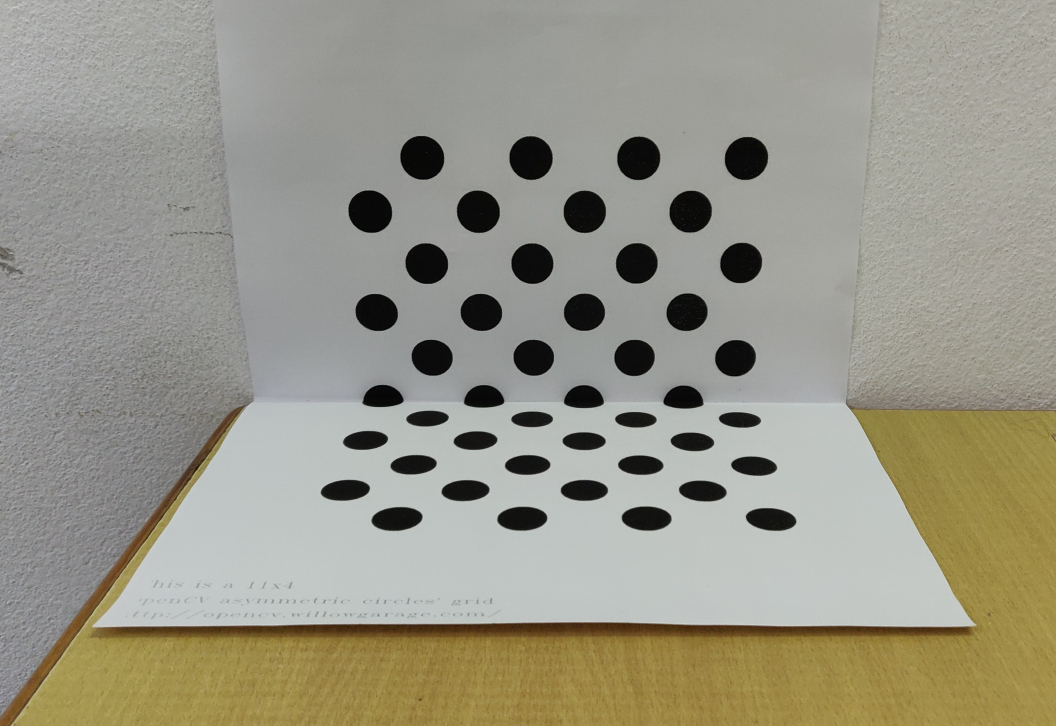
#> input picture Data/DLT.jpg, 3168 x 2176 px, found by its file name (shown at 1/3 size)
$ python DLT_own_data.py
#> lines starting #> are read from the running program, lines starting #| are printed output that depends on the picture
import cv2
import matplotlib.pyplot as plt
import numpy as np
from glob import glob
import math
import random


### Finding Projection Matrix using DLT
def projection_matrix_estimation(img_pts, world_pts):
    n = world_pts.shape[0]
    A =  np.zeros((2*n,12))
    for i in range(n):
        A[i*2,0:4] = -1 * world_pts[i,:]
        A[i*2,8:12] = img_pts[i,0]*world_pts[i,:]
        A[i*2+1,4:8] = -1 * world_pts[i,:]
        A[i*2+1,8:12] = img_pts[i,1]*world_pts[i,:]

    U, D, V = np.linalg.svd(A)
    P = V[11,:]
    P = (np.reshape(P,(3,4)))
    ### P is the projection matrix
    P = P/P[2,3]
    return P


### QR Decomposition
def DLT_algorithm(P):
    temp = np.linalg.inv(P[0:3,0:3])
    R,K = np.linalg.qr(temp)
    R = np.linalg.inv(R)
    K = np.linalg.inv(K)
    K = K/K[2,2]
    T = -1*np.matmul(temp,P[:,3])
    return R,K,T

### Reprojection Error for RANSAC
def reprojection_error(P,I_pts,W_pts):
    param = 10
    inliers = 0
    n = I_pts.shape[0]
    for i in range(n):
        projected_points = np.matmul(P,np.transpose(W_pts[i,:]))
        projected_points = projected_points/projected_points[2]
        error = np.abs(projected_points[0] - I_pts[i,0]) + np.abs(projected_points[1] - I_pts[i,1])
        if (error < param):
            inliers = inliers + 1
    return inliers

### RANSAC Algorithm
def RANSAC(img_points,world_points):
    N = 2000
    n = img_points.shape[0]
    I_pts = np.zeros((6,3))
    W_pts = np.zeros((6,4))
    I_rep = np.zeros((n-6,3))
    W_rep = np.zeros((n-6,4))
    current_best_inliers = 0
    best_projection_matrix = []
    for i in range(N):
        p = 0
        q = 0
        l  = random.sample(range(n),6)
        for j in range(n):
            if j in l:
                I_pts[q,:] = img_points[j,:]
                W_pts[q,:] = world_points[j,:]
                q = q + 1
            else:
                I_rep[p,:] = img_points[j,:]
                W_rep[p,:] = world_points[j,:]
                p = p + 1
        if (((np.sum(W_pts,axis=1))[1] == 0) or ((np.sum(W_pts,axis=1))[2] == 0)):
            continue
        P = projection_matrix_estimation(I_pts, W_pts)
        inl = reprojection_error(P,I_rep,W_rep)
        if (inl > current_best_inliers):
            best_projection_matrix =  P.copy()
            current_best_inliers = inl
            # print(current_best_inliers)
    return best_projection_matrix

### Main Code starts here
### Reading Image
I = cv2.imread('Own_data/DLT.jpg')
#> I is the input picture: shape (2176, 3168, 3); mean B, G, R 136.2, 150.6, 152.9
plt.imshow(I)
plt.title('Original Image')
plt.show()

### Manually defining Image Points
I_pts  = [[1261,474],[1587,474],[1911,474],[2239,474],[1274,788],[1593,788],[1906,788],[2220,788],
		[1289,1075],[1600,1075],[1901,1075],[2206,1075],[1280,1251],[1593,1251],[1904,1257],[2218,1257],
		[1240,1389],[1581,1389],[1920,1389],[2261,1394],[1189,1553],[1567,1551],[1938,1551],[2315,1555]]
I_pts = np.asarray(I_pts)

### Defining World Points
X = [15,10,5,0,15,10,5,0,15,10,5,0,15,10,5,0,15,10,5,0,15,10,5,0]
Y = [12.5,12.5,12.5,12.5,7.5,7.5,7.5,7.5,2.5,2.5,2.5,2.5,0,0,0,0,0,0,0,0,0,0,0,0]
Z = [0,0,0,0,0,0,0,0,0,0,0,0,2.5,2.5,2.5,2.5,7.5,7.5,7.5,7.5,12.5,12.5,12.5,12.5]
n = len(I_pts)
I1 = I.copy()
for pt in I_pts:
    I1[pt[1]-5:pt[1]+5,pt[0]-5:pt[0]+5] = [255,0,0]
plt.imshow(I1)
plt.title('Original Image with marked Original Points')
plt.show()

world_pts = []
image_pts = np.zeros((n,3))

for i in range(n):
    image_pts[i,0:2] = I_pts[i,:]
    image_pts[i,2] = 1
    world_pts.append([X[i],Y[i],Z[i],1])

image_pts = np.asarray(image_pts)
world_pts = np.asarray(world_pts)

### Estimating Projection Matrix with all the points
P = projection_matrix_estimation(image_pts,world_pts)
print('Projection Matrix is given as :')
print(P)

### Finding Reprojected Points
projections = np.zeros((image_pts.shape[0],3))
for i in range(image_pts.shape[0]):
    projections[i,:] = np.matmul(P,np.transpose(world_pts[i,:]))
    projections[i,:] =  projections[i,:]/projections[i,2]
ppp = []
for aa in projections:
    ppp.append([int(aa[0]),int(aa[1])])


### Plotting the reconstructed and original points
reprojected_image = I.copy()
for pt in I_pts:
    reprojected_image[pt[1]-5:pt[1]+5,pt[0]-5:pt[0]+5,:] = [0,0,255]
for pt in ppp:
    reprojected_image[pt[1]-5:pt[1]+5,pt[0]-5:pt[0]+5,:] = [255,0,0]

plt.imshow(reprojected_image)
plt.title('DLT        Blue: Original Points        Red: Reprojected Points')
plt.show()


R,K,T = DLT_algorithm(P)
print('Camera Matirx is :')
print(K)
print('Rotation Matrix is :')
print(R)
print('Projection Center is:')
print(T)


### Estimating P Matrix with RANSAC Algorithm
P_best = RANSAC(image_pts,world_pts)
print('Projection Matrix after RANSAC is:')
print(P_best)
R_best,K_best,T_best = DLT_algorithm(P_best)
print('Camera Matirx is :')
print(K_best)
print('Rotation Matrix is :')
print(R_best)
print('Projection Center is:')
print(T_best)


### Finding Reprojected Points
projections = np.zeros((image_pts.shape[0],3))
for i in range(image_pts.shape[0]):
    projections[i,:] = np.matmul(P_best,np.transpose(world_pts[i,:]))
    projections[i,:] =  projections[i,:]/projections[i,2]
ppp = []
for aa in projections:
    ppp.append([int(aa[0]),int(aa[1])])


### Plotting the reconstructed and original points
reprojected_image = I.copy()
for pt in I_pts:
    reprojected_image[pt[1]-5:pt[1]+5,pt[0]-5:pt[0]+5,:] = [0,0,255]
for pt in ppp:
    reprojected_image[pt[1]-5:pt[1]+5,pt[0]-5:pt[0]+5,:] = [255,0,0]

plt.imshow(reprojected_image)
plt.title('RANSAC DLT      Blue: Original Points        Red: Reprojected Points')
plt.show()

### Plotting the Wireframe on the grid
wireframe = I.copy()
plt.imshow(wireframe)


idx = [3,7,11,15,19,23]
q = 0
for i in range(n-1):
    if i == idx[q]:
        q = q + 1
        continue
    plt.plot([ppp[i][0],ppp[i+1][0]],[ppp[i][1],ppp[i+1][1]],'go-')

for i in range(4):
	i1 = i
	j =  i + 4
	while(j < 24):
		plt.plot([ppp[i1][0],ppp[j][0]],[ppp[i1][1],ppp[j][1]],'go-')
		i1 = j
		j = j + 4
plt.title('Wireframe on reprojected points')
plt.show()
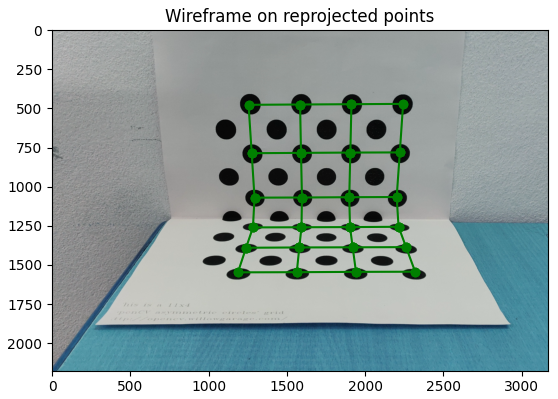
#> figure drawn by matplotlib, 1 panel; B, G, R data is drawn as R, G, B
### Finding Radial Distortions
I_gray =cv2.cvtColor(I,cv2.COLOR_BGR2GRAY)
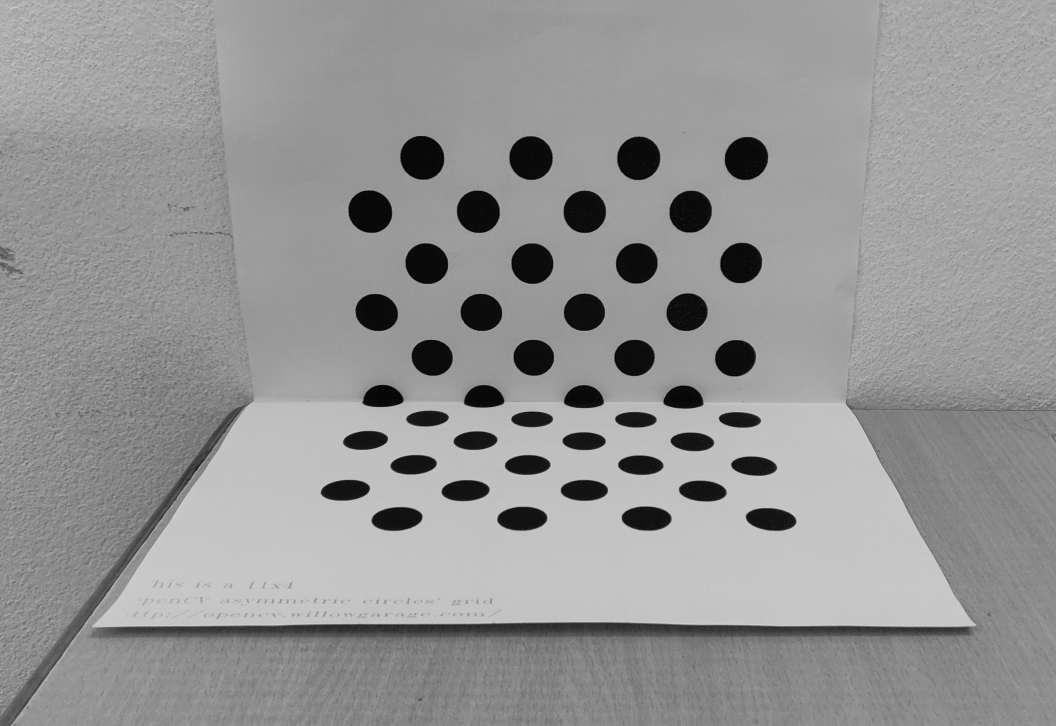
#> I_gray: shape (2176, 3168) (shown at 1/3 size); min 0, max 221, mean 149.7
temp = [[-1,0,0],[0,-1,0],[0,0,1]]
K_positive = np.matmul(K_best,temp)
K_positive[0,1] = 0

world_pts1 = world_pts[:,:3]
image_pts1 = image_pts[:,:2]
world_pts1 = world_pts1.astype('float32')
image_pts1 = image_pts1.astype('float32')
ret, K_temp, dist, rvecs, tvecs = cv2.calibrateCamera([world_pts1],[image_pts1],I_gray.shape[::-1],K_positive,None,None,flags = (cv2.CALIB_USE_INTRINSIC_GUESS))
#> ret = 4.55; rvecs = ([0.373, 0.0881, -0.0135],); tvecs = ([-13.16, -1.42, -56.45],)

h, w = I.shape[:2]
#> h = 2176; w = 3168
newcameramtx, roi=cv2.getOptimalNewCameraMatrix(K_temp,dist,(w,h),1,(w,h))
#> roi = (359, 652, 2039, 934)

print('Distortion Parameters are:')
print(dist)
#| [[ 1.19254059e+00 -1.35344091e+01 -7.01637493e-03 -7.16151683e-02
#|    6.15724931e+01]]
I_undistort = cv2.undistort(I,K_temp,dist,None,newcameramtx)
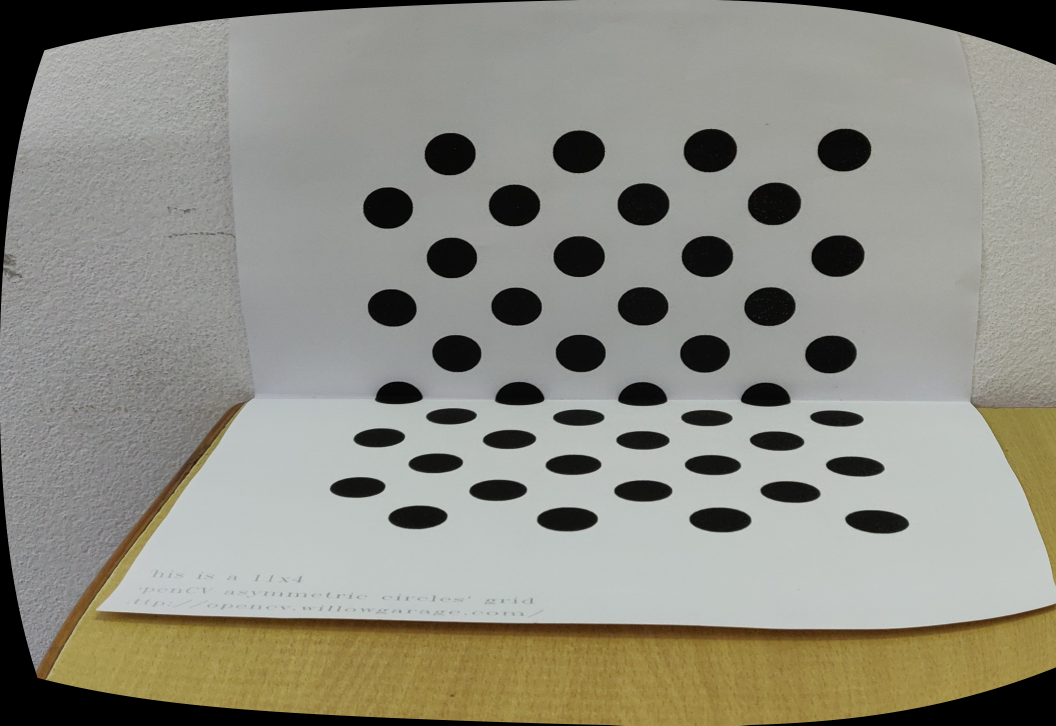
#> I_undistort: shape (2176, 3168, 3) (shown at 1/3 size); mean B, G, R 131.3, 141.9, 143
plt.subplot(1,2,1)
plt.imshow(I)
plt.title('Original Image')
plt.subplot(1,2,2)
plt.imshow(I_undistort)
plt.title('Undistorted Image')
plt.show()
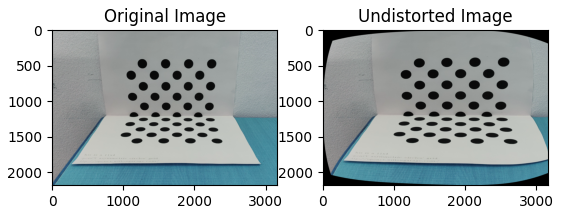
#> figure drawn by matplotlib, 2 panels; B, G, R data is drawn as R, G, B

$ run again, with Data/1.jpg copied over Data/DLT.jpg
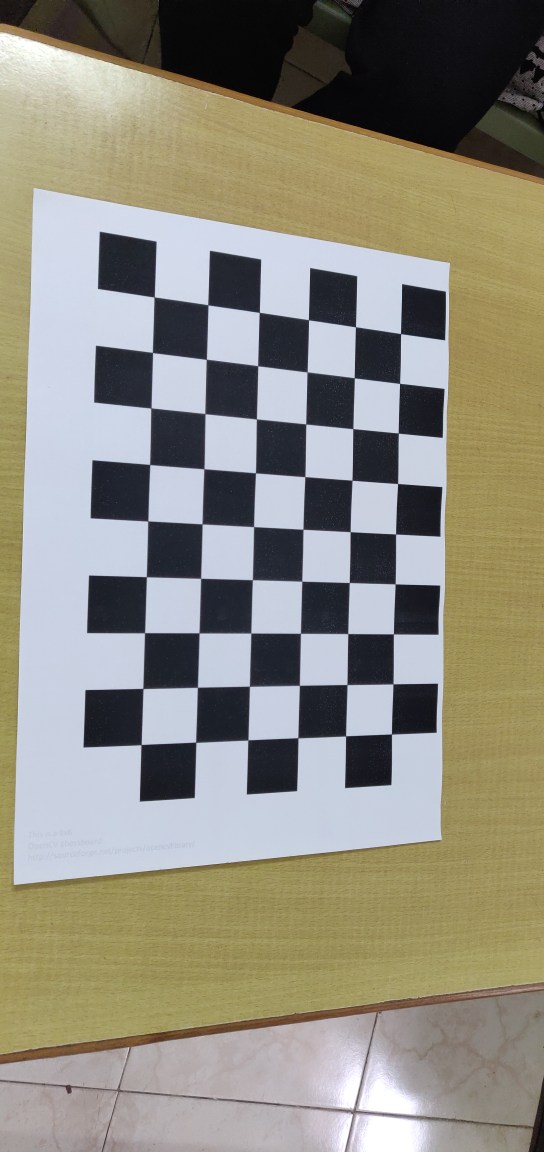
#> input picture Data/1.jpg, 2176 x 4608 px, found by its file name (shown at 1/4 size)
#> I is the input picture: shape (4608, 2176, 3); mean B, G, R 126.9, 140.3, 143.4
#| [[ 1.19254059e+00 -1.35344091e+01 -7.01637493e-03 -7.16151683e-02
#|    6.15724931e+01]]
#> `I_undistort = cv2.undistort(I,K_temp,dist,None,newcameramtx)`:
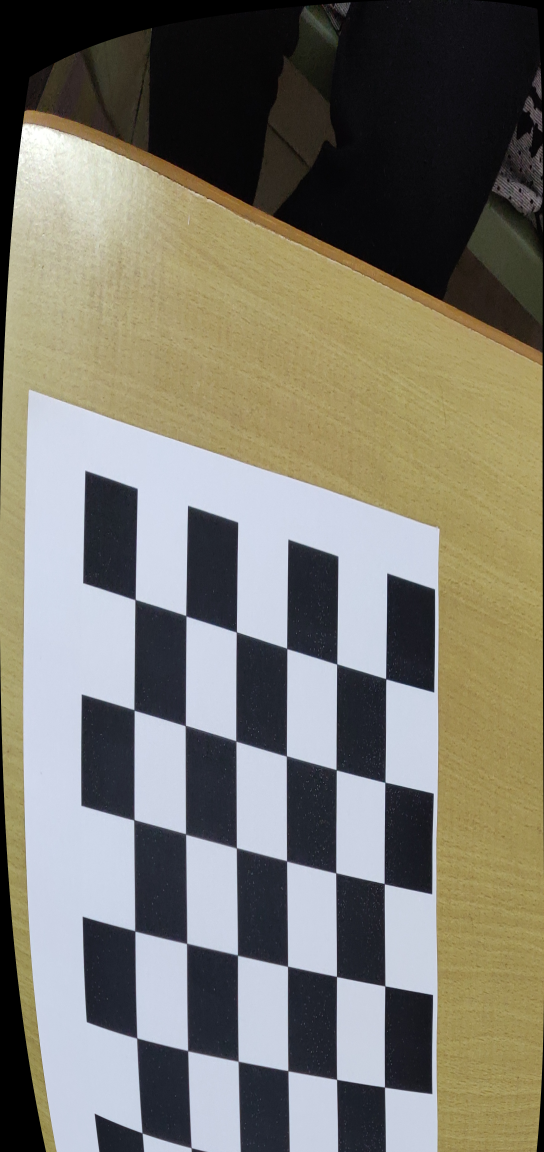
#> I_undistort: shape (4608, 2176, 3) (shown at 1/4 size); mean B, G, R 110.9, 121.9, 124.5
#> `plt.show()`:
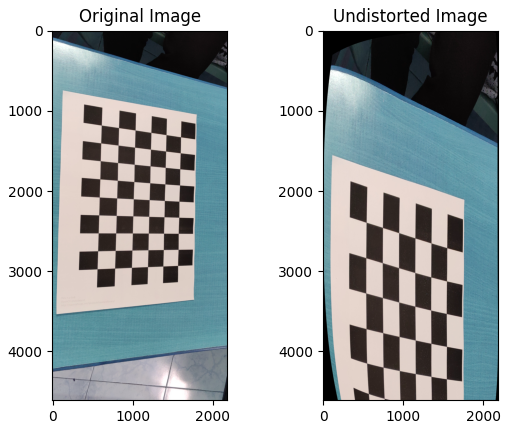
#> figure drawn by matplotlib, 2 panels; B, G, R data is drawn as R, G, B

$ run again, with Data/2.jpg copied over Data/DLT.jpg
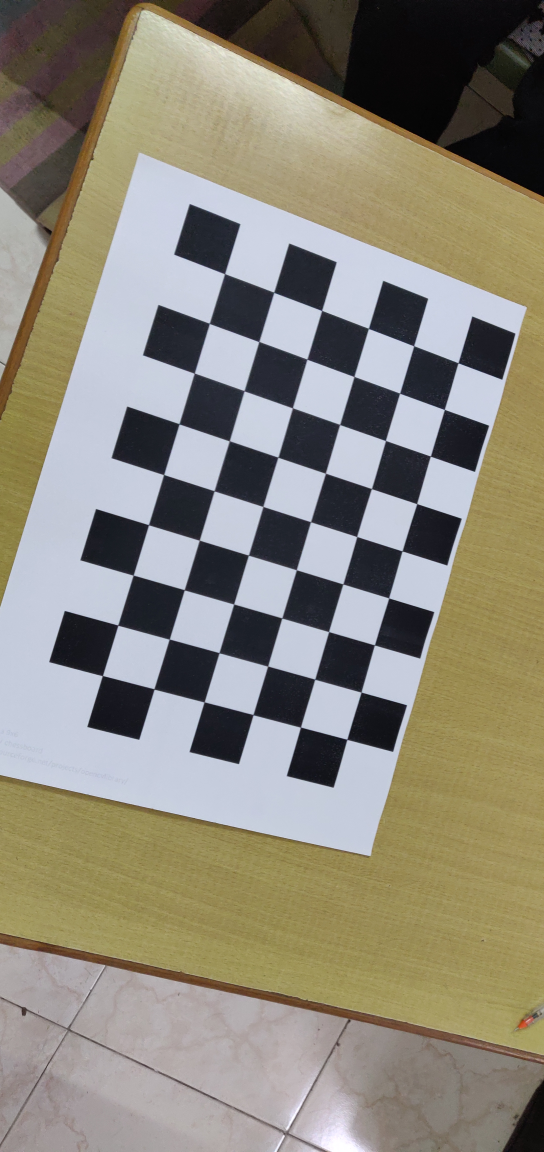
#> input picture Data/2.jpg, 2176 x 4608 px, found by its file name (shown at 1/4 size)
#> I is the input picture: shape (4608, 2176, 3); mean B, G, R 122, 135.6, 140.3
#| [[ 1.19254059e+00 -1.35344091e+01 -7.01637493e-03 -7.16151683e-02
#|    6.15724931e+01]]
#> `I_undistort = cv2.undistort(I,K_temp,dist,None,newcameramtx)`:
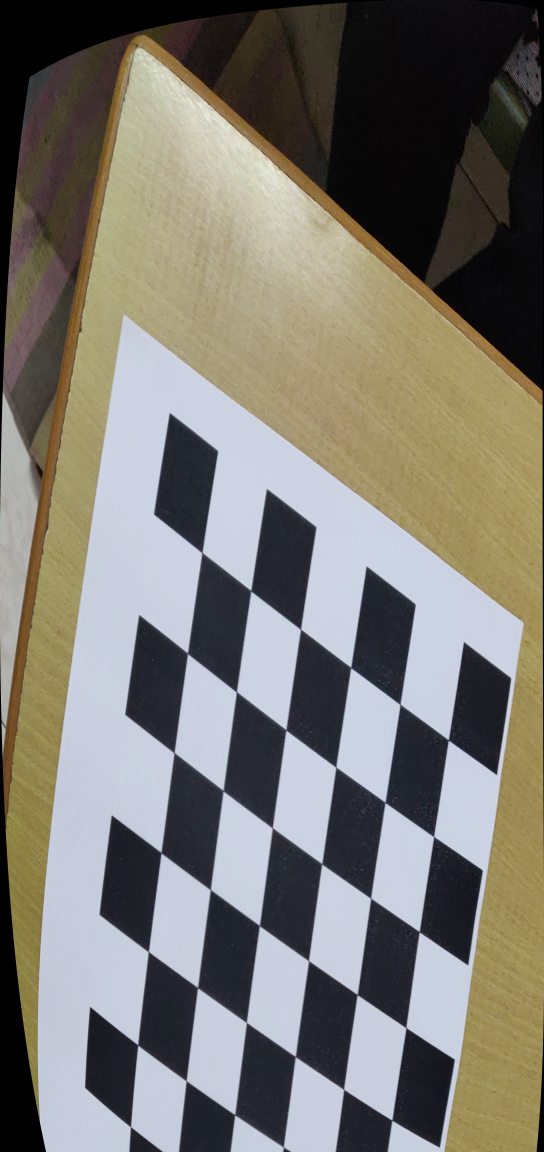
#> I_undistort: shape (4608, 2176, 3) (shown at 1/4 size); mean B, G, R 113.5, 121.1, 123.9
#> `plt.show()`:
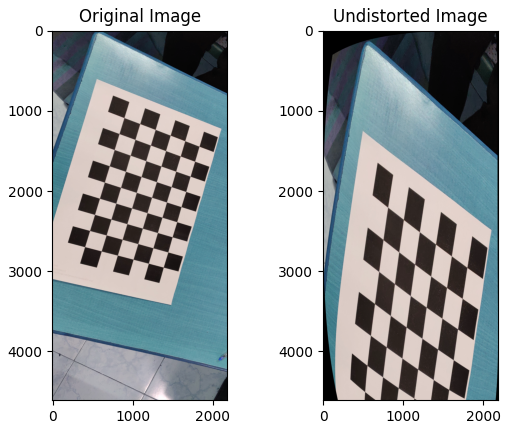
#> figure drawn by matplotlib, 2 panels; B, G, R data is drawn as R, G, B

$ run again, with Data/3.jpg copied over Data/DLT.jpg
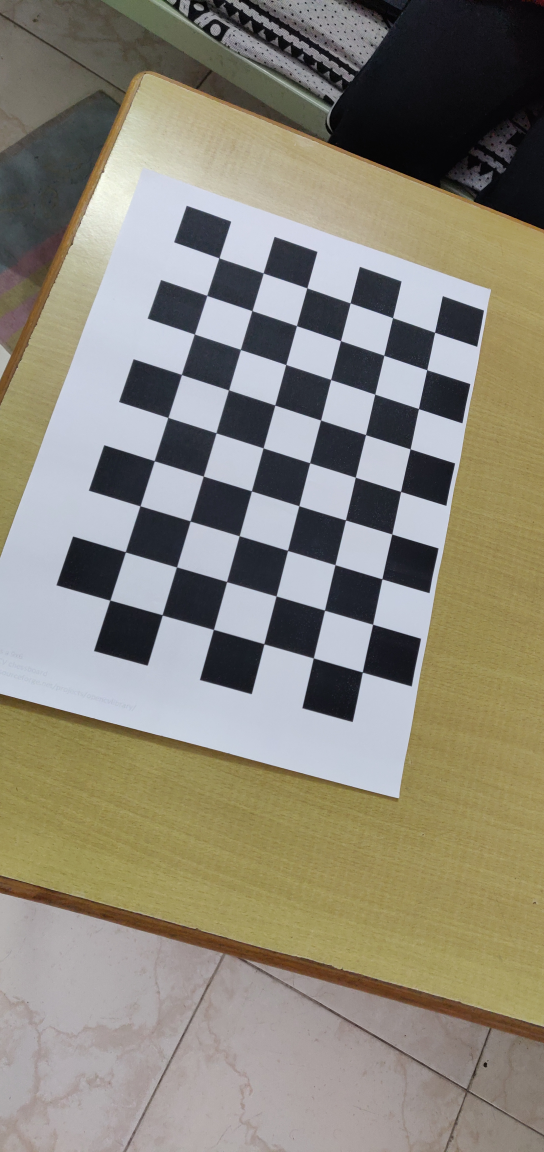
#> input picture Data/3.jpg, 2176 x 4608 px, found by its file name (shown at 1/4 size)
#> I is the input picture: shape (4608, 2176, 3); mean B, G, R 121.2, 134.6, 139.1
#| [[ 1.19254059e+00 -1.35344091e+01 -7.01637493e-03 -7.16151683e-02
#|    6.15724931e+01]]
#> `I_undistort = cv2.undistort(I,K_temp,dist,None,newcameramtx)`:
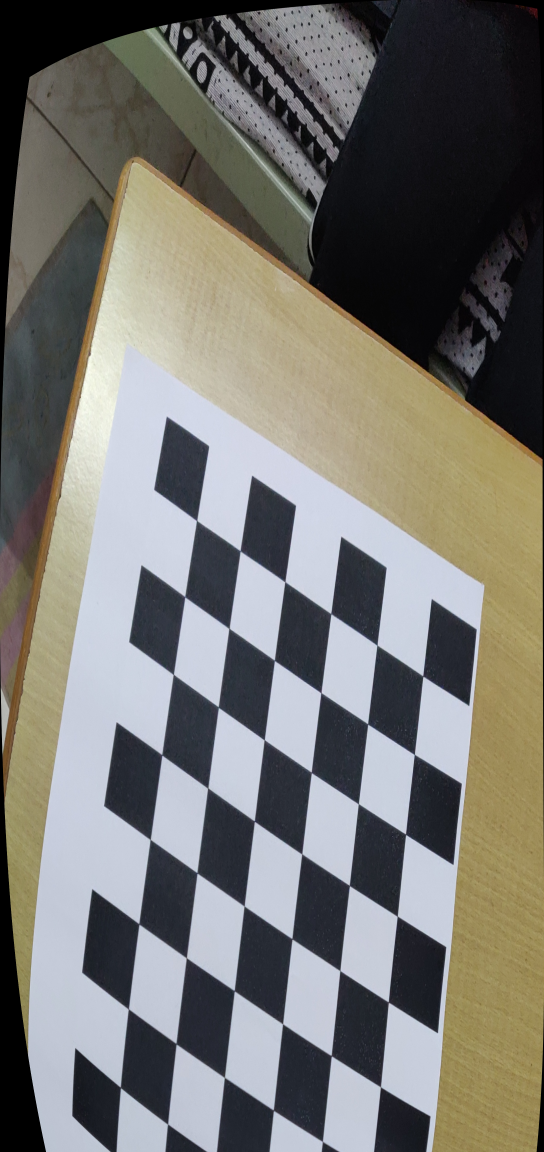
#> I_undistort: shape (4608, 2176, 3) (shown at 1/4 size); mean B, G, R 112.5, 117.5, 118.6
#> `plt.show()`:
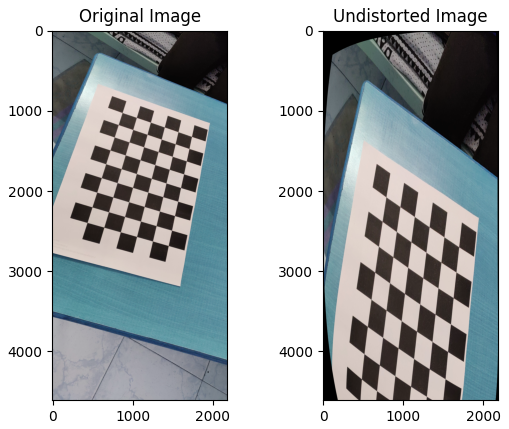
#> figure drawn by matplotlib, 2 panels; B, G, R data is drawn as R, G, B
